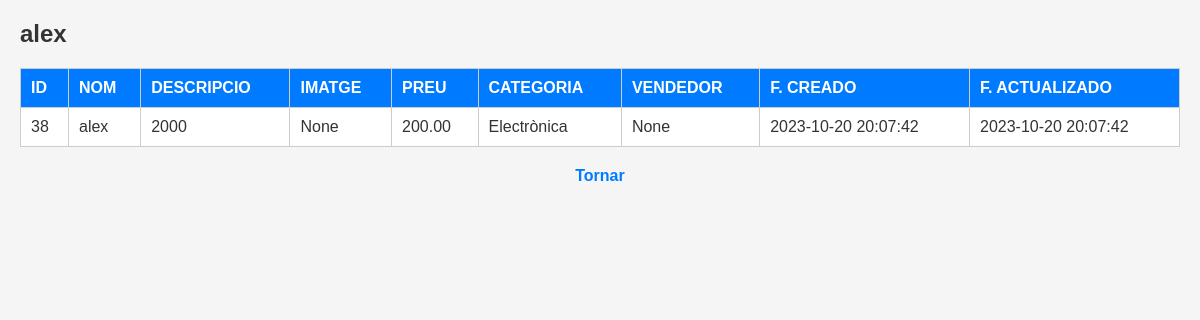
Screenshot of /products/read/38 with the database file from the repository.
### my_app/models.py (models this page shows)
class Product(db.Model):
    __tablename__ = 'products'
    id = db.Column(db.Integer, primary_key=True)
    title = db.Column(db.Text)
    description = db.Column(db.Text)
    photo = db.Column(db.Text)
    price = db.Column(db.DECIMAL(10, 2))
    category_id = db.Column(db.Integer, db.ForeignKey('categories.id'))
    seller_id = db.Column(db.Integer, db.ForeignKey('users.id'))
    created = db.Column(db.DateTime, default=datetime.utcnow, nullable=False)
    updated = db.Column(db.DateTime, default=datetime.utcnow, nullable=False)

class Category(db.Model):
    __tablename__ = 'categories'
    id = db.Column(db.Integer, primary_key=True)
    name = db.Column(db.Text, unique=True)
    slug = db.Column(db.Text, unique=True)

### my_app/routes_main.py (the view)
@main_bp.route('/products/read/<int:id>')
def products_read(id):
    try:
        (product, category) = db.session.query(Product, Category).join(Category).filter(Product.id == id).one()
        return render_template('products/read.html', product = product, category = category)
    except Exception as error:
        flash(f"Error al mostrar producto: {str(error)}")
        return redirect(url_for('main_bp.list_products'))

### my_app/templates/products/read.html (shortened to what this page needs)
<!DOCTYPE html>
<html lang="en">
<head>
    <link rel="stylesheet" href="/static/read.css">
</head>
<body>
    <h1>{{ product.title }}</h1>
    <table border="1">
        <tr>
            <th>ID</th>
            <th>NOM</th>
            <th>DESCRIPCIO</th>
            <th>IMATGE</th>
            <th>PREU</th>
            <th>CATEGORIA</th>
            <th>VENDEDOR</th>
            <th>F. CREADO</th>
            <th>F. ACTUALIZADO</th>
        </tr>
        <tr>
            <td>{{ product.id }}</td>
            <td>{{ product.title }}</td>
            <td>{{ product.description }}</td>
            <td>{{ product.photo }}</td>
            <td>{{ product.price }}</td>
            <td>{{ category.name }}</td>
            <td>{{ product.seller_id }}</td>
            <td>{{ product.created.strftime("%Y-%m-%d %H:%M:%S") }}</td>
            <td>{{ product.updated.strftime("%Y-%m-%d %H:%M:%S") }}</td>
</tr>
    </table>
    <a href="javascript:history.back()" title="Pagina anterior">Tornar</a>
</body>
</html>
</body>
</html>

### my_app/static/read.css (style rules this page uses)
* { margin: 0; padding: 0; box-sizing: border-box; }
body { font-family: Arial, sans-serif; background-color: #f5f5f5; padding: 20px; }
h1 { font-size: 24px; margin-bottom: 20px; color: #333; }
table { width: 100%; border-collapse: collapse; border: 1px solid #ccc; background-color: #fff; margin-bottom: 20px; }
table th, table td { padding: 10px; text-align: left; border-bottom: 1px solid #ccc; }
table th { background-color: #007bff; color: #fff; font-weight: bold; }
table td { color: #333; }
a { display: block; text-align: center; margin-top: 20px; text-decoration: none; color: #007bff; font-weight: bold; }

### rows the page displays
Product: title "alex", id "38", description "2000", photo "None", price "200.00", seller_id "None", created "2023-10-20 20:07:42", updated "2023-10-20 20:07:42"
Category: name "Electrònica"
